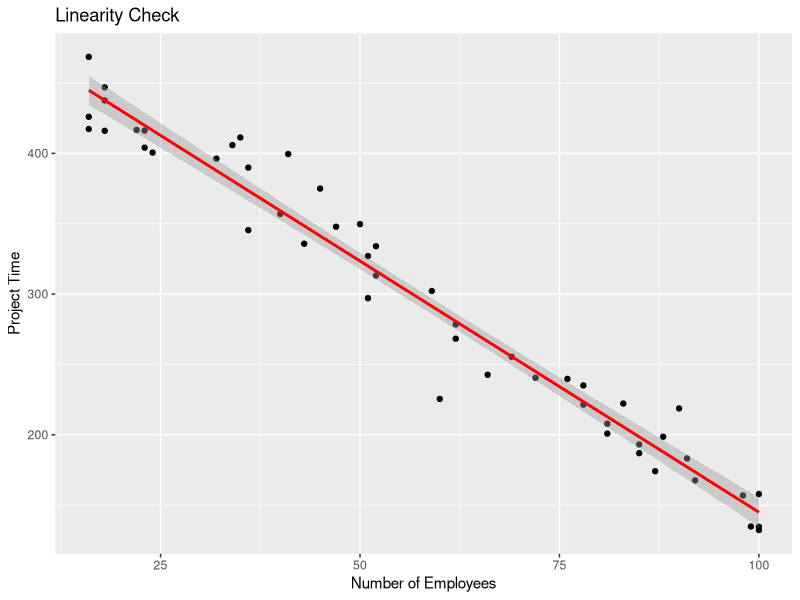
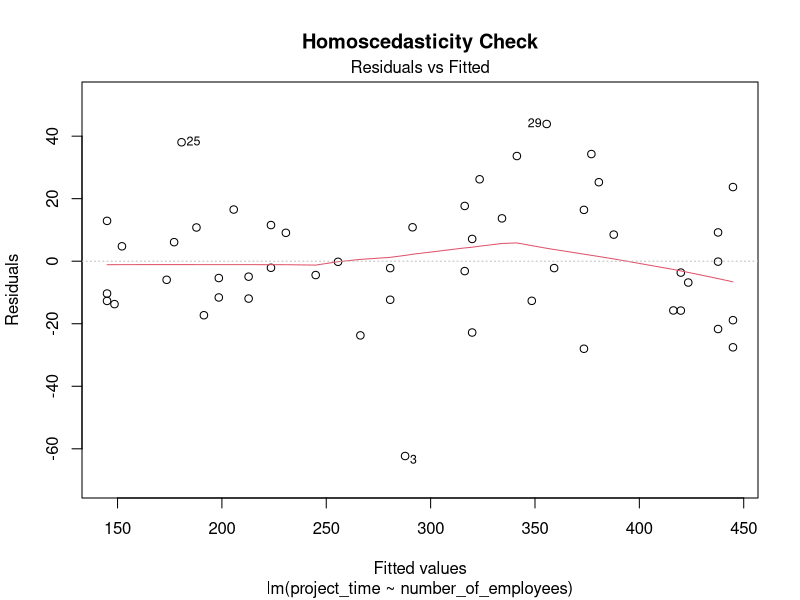

These figures' R source, in order: (Note: this script raises an error after producing the figures.)
# Name : Putu Meisya Cantika Putri
# Class : SI 1 IKI
# NIM : 2415091034

library(ggplot2)
library(car)

# Simulate data
set.seed(123) 
number_of_employees <- sample(10:100, 50, replace = TRUE)
project_time <- 500 - 3.5 * number_of_employees + rnorm(50, mean = 0, sd = 20) 
data <- data.frame(number_of_employees, project_time)

# Simple Linear Regression
model <- lm(project_time ~ number_of_employees, data = data)

# Assumption Tests
# Linearity Check
linearity_plot <- ggplot(data, aes(x = number_of_employees, y = project_time)) +
  geom_point() +
  geom_smooth(method = "lm", col = "red") +
  labs(title = "Linearity Check", x = "Number of Employees", y = "Project Time")
print(linearity_plot)
# If the points align well with the red line, the linearity assumption is met.

# Normality of Residuals
residuals <- model$residuals
shapiro_test <- shapiro.test(residuals)
print(shapiro_test)
# If p-value > 0.05, residuals are approximately normal, validating the model.


# Homoscedasticity Check
homoscedasticity_plot <- plot(model, which = 1, main = "Homoscedasticity Check")
# If residuals appear randomly scattered without patterns in this plot, the homoscedasticity assumption holds.

# Analysis
summary_model <- summary(model)
Print(summary_model)

# Visualization
# Scatter plot with regression line
regression_plot <- ggplot(data, aes(x = number_of_employees, y = project_time)) +
  geom_point() +
  geom_smooth(method = "lm", col = "blue") +
  labs(title = "Simple Linear Regression", x = "Number of Employees", y = "Project Time")
print(regression_plot)
# This plot visually confirms the decreasing trend of project time as the number of employees increases.


# Interpretation 

# 1. The regression analysis shows a significant negative relationship between the number of employees and project time.
#    - For every additional employee, project time decreases by an average of 3.5 units (based on the slope coefficient).
#    - The relationship is statistically significant if the p-value for the slope is less than 0.05.
# 2. Assumptions:
#    - Linearity: The scatterplot and regression line suggest a linear relationship between the variables.
#    - Normality: The Shapiro-Wilk test for residuals shows that they follow a normal distribution (if p-value > 0.05).
#    - Homoscedasticity: The residuals plot shows constant variance with no clear patterns, satisfying this assumption.
# 3. Model performance:
#    - If R^2 is high (e.g., > 0.90), the model explains a large proportion of the variability in project time.
# 4. Practical implication:
#    - Increasing the number of employees reduces project time. This insight can guide resource allocation in projects.